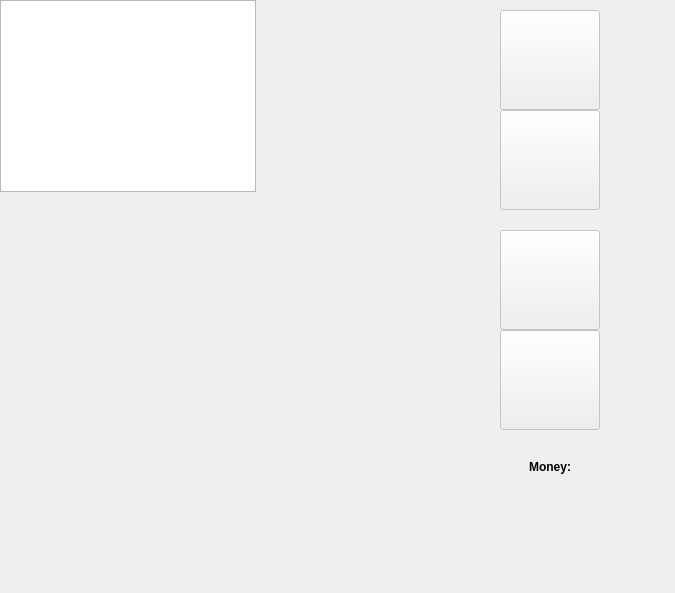
<?xml version="1.0" encoding="UTF-8"?>
<ui version="4.0">
 <class>TowerDefenceClass</class>
 <widget class="QMainWindow" name="TowerDefenceClass">
  <property name="geometry">
   <rect>
    <x>0</x>
    <y>0</y>
    <width>675</width>
    <height>593</height>
   </rect>
  </property>
  <property name="windowTitle">
   <string>TowerDefence</string>
  </property>
  <widget class="QWidget" name="centralWidget">
   <widget class="QGraphicsView" name="canvas">
    <property name="geometry">
     <rect>
      <x>0</x>
      <y>0</y>
      <width>256</width>
      <height>192</height>
     </rect>
    </property>
   </widget>
   <widget class="QPushButton" name="buildTowerButton">
    <property name="enabled">
     <bool>false</bool>
    </property>
    <property name="geometry">
     <rect>
      <x>500</x>
      <y>10</y>
      <width>100</width>
      <height>100</height>
     </rect>
    </property>
    <property name="sizePolicy">
     <sizepolicy hsizetype="Fixed" vsizetype="Fixed">
      <horstretch>0</horstretch>
      <verstretch>0</verstretch>
     </sizepolicy>
    </property>
    <property name="text">
     <string/>
    </property>
    <property name="icon">
     <iconset resource="TowerDefence.qrc">
      <normaloff>:/assets/Tower1.png</normaloff>:/assets/Tower1.png</iconset>
    </property>
    <property name="iconSize">
     <size>
      <width>100</width>
      <height>100</height>
     </size>
    </property>
   </widget>
   <widget class="QPushButton" name="upgradeButton">
    <property name="enabled">
     <bool>false</bool>
    </property>
    <property name="geometry">
     <rect>
      <x>500</x>
      <y>230</y>
      <width>100</width>
      <height>100</height>
     </rect>
    </property>
    <property name="sizePolicy">
     <sizepolicy hsizetype="Fixed" vsizetype="Fixed">
      <horstretch>0</horstretch>
      <verstretch>0</verstretch>
     </sizepolicy>
    </property>
    <property name="text">
     <string/>
    </property>
    <property name="icon">
     <iconset resource="TowerDefence.qrc">
      <normaloff>:/assets/buttons/Upgrade.png</normaloff>:/assets/buttons/Upgrade.png</iconset>
    </property>
    <property name="iconSize">
     <size>
      <width>100</width>
      <height>100</height>
     </size>
    </property>
   </widget>
   <widget class="QPushButton" name="repairButton">
    <property name="enabled">
     <bool>false</bool>
    </property>
    <property name="geometry">
     <rect>
      <x>500</x>
      <y>330</y>
      <width>100</width>
      <height>100</height>
     </rect>
    </property>
    <property name="sizePolicy">
     <sizepolicy hsizetype="Fixed" vsizetype="Fixed">
      <horstretch>0</horstretch>
      <verstretch>0</verstretch>
     </sizepolicy>
    </property>
    <property name="text">
     <string/>
    </property>
    <property name="icon">
     <iconset resource="TowerDefence.qrc">
      <normaloff>:/assets/buttons/Repair.png</normaloff>:/assets/buttons/Repair.png</iconset>
    </property>
    <property name="iconSize">
     <size>
      <width>100</width>
      <height>100</height>
     </size>
    </property>
   </widget>
   <widget class="QLabel" name="moneyLabel">
    <property name="geometry">
     <rect>
      <x>500</x>
      <y>460</y>
      <width>100</width>
      <height>100</height>
     </rect>
    </property>
    <property name="sizePolicy">
     <sizepolicy hsizetype="Fixed" vsizetype="Fixed">
      <horstretch>0</horstretch>
      <verstretch>0</verstretch>
     </sizepolicy>
    </property>
    <property name="font">
     <font>
      <family>Segoe UI</family>
      <weight>75</weight>
      <bold>true</bold>
     </font>
    </property>
    <property name="lineWidth">
     <number>5</number>
    </property>
    <property name="text">
     <string>Money:</string>
    </property>
    <property name="alignment">
     <set>Qt::AlignHCenter|Qt::AlignTop</set>
    </property>
    <property name="margin">
     <number>5</number>
    </property>
   </widget>
   <widget class="QPushButton" name="buildWallButton">
    <property name="enabled">
     <bool>false</bool>
    </property>
    <property name="geometry">
     <rect>
      <x>500</x>
      <y>110</y>
      <width>100</width>
      <height>100</height>
     </rect>
    </property>
    <property name="sizePolicy">
     <sizepolicy hsizetype="Fixed" vsizetype="Fixed">
      <horstretch>0</horstretch>
      <verstretch>0</verstretch>
     </sizepolicy>
    </property>
    <property name="text">
     <string/>
    </property>
    <property name="icon">
     <iconset resource="TowerDefence.qrc">
      <normaloff>:/assets/Wall.png</normaloff>:/assets/Wall.png</iconset>
    </property>
    <property name="iconSize">
     <size>
      <width>100</width>
      <height>100</height>
     </size>
    </property>
   </widget>
  </widget>
  <widget class="QMenuBar" name="menuBar">
   <property name="geometry">
    <rect>
     <x>0</x>
     <y>0</y>
     <width>675</width>
     <height>26</height>
    </rect>
   </property>
  </widget>
 </widget>
 <layoutdefault spacing="6" margin="11"/>
 <resources>
  <include location="TowerDefence.qrc"/>
 </resources>
 <connections/>
</ui>
